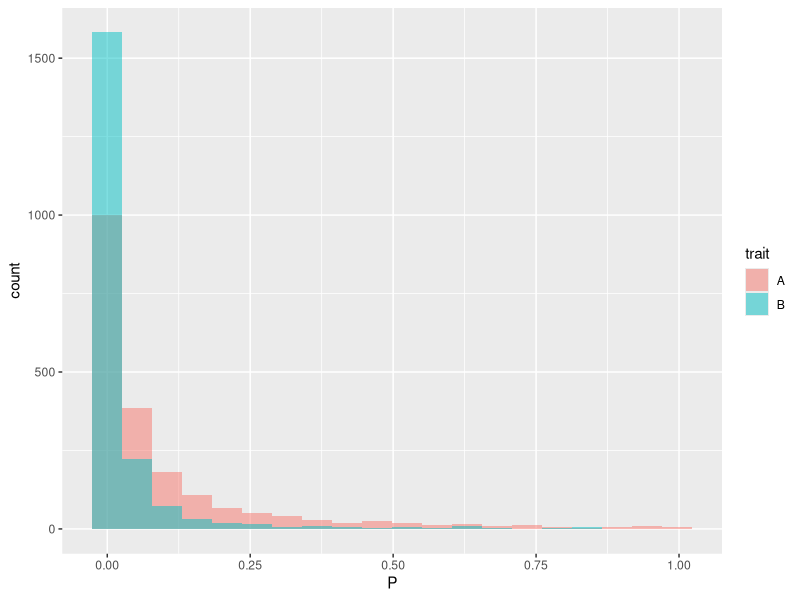

Reproduce this figure in R.
## ---- chunk 1
library(stats)
library(tidyverse)
library(kableExtra)

knitr::opts_chunk$set(echo = TRUE, dev = 'png', message = F, warning = F)
## ---- chunk 2
### Simulated the common E and G
set.seed(100,sample.kind = "Rounding")
N <- 1000
G <- sample(c(0,1,2),size = N, replace = T, prob = c(0.49,0.42,0.09))
E <- rnorm(N,sd = 3)

### Simulate each trait's disease status based on E and G
## A:
beta0 <- -0.5
betaG <- 0.3
betaE <- 0.8

yA <- beta0 + betaG*G + betaE*E + rnorm(N,sd = 3)

## B:
beta0 <- -0.5
betaG <- 0.3
betaE <- 0.1

yB <- beta0 + betaG*G + betaE*E + rnorm(N, sd = 3)

## A:
beta0 <- -0.5
betaG <- 0.3
betaE <- 0.8
### Theoretical Power
mod_A <- lm(yA~G + E)
#### Get the design matrix:
X <- cbind(rep(1,N),mod_A$model[,-1])
### Compute the weight matrix W:
beta <- c(beta0,betaG,betaE)
I <- (1/9)* as.matrix(t(X)) %*% as.matrix(X)
#### Invert to get the true covariance matrix 
V <- solve(I)
### Compute the power function:
delta <- sqrt(1/V[2,2])*(0-beta[2])
alpha <- 0.05
Power_A <- 1- pnorm(delta - qnorm(alpha/2)) + pnorm(delta + qnorm(alpha/2))
Power_A

## B:
beta0 <- -0.5
betaG <- 0.3
betaE <- 0.1

### Theoretical Power
mod_B <- lm(yB~G + E)
#### Get the design matrix:
X <- cbind(rep(1,N),mod_B$model[,-1])
### Compute the weight matrix W:
beta <- c(beta0,betaG,betaE)
I <- (1/9)* as.matrix(t(X)) %*% as.matrix(X)
#### Invert to get the true covariance matrix 
V <- solve(I)
### Compute the power function:
delta <- sqrt(1/V[2,2])*(0-beta[2])
alpha <- 0.05
Power_B <- 1- pnorm(delta - qnorm(alpha/2)) + pnorm(delta + qnorm(alpha/2))
Power_B
## ---- chunk 3
set.seed(12345,sample.kind = "Rounding")
## A:
beta0 <- -0.5
betaG <- 0.3
betaE <- 0.8
p1 <- c()
for (i in 1:2000) {
  yA <- beta0 + betaG*G + betaE*E + rnorm(N, sd = 3)
  mod <- lm(yA~E+G)
  p1[i] <- summary(mod)$coefficient[3,4]
}
emp_power <- mean(p1 <= alpha)
emp_power


## B:
beta0 <- -0.5
betaG <- 0.3
betaE <- 0.1
p2 <- c()
for (i in 1:2000) {
  yB <- beta0 + betaG*G + betaE*E + rnorm(N, sd = 3)
  mod <- lm(yB~E+G)
  p2[i] <- summary(mod)$coefficient[3,4]
}
emp_power <- mean(p2 <= alpha)
emp_power
## ---- chunk 4
### Simulated the common E and G
set.seed(100,sample.kind = "Rounding")
N <- 1000
G <- sample(c(0,1,2),size = N, replace = T, prob = c(0.49,0.42,0.09))
E <- rnorm(N,sd = 3)


### Simulate each trait's disease status based on E and G
## A:
beta0 <- -0.5
betaG <- 0.3
betaE <- 0.8
ylat_A <- beta0 + betaG*G + betaE*E + rlogis(N)
y_A <- ifelse(ylat_A >=0, 1, 0)

## B:
beta0 <- -0.5
betaG <- 0.3
betaE <- 0.1
ylat_B <- beta0 + betaG*G + betaE*E + rlogis(N)
y_B <- ifelse(ylat_B >=0, 1, 0)



### Case control counts across traits:
t <- rbind(table(y_A),table(y_B)) %>% as_tibble()
rownames(t) <- c("A","B")
kableExtra::kable(t, caption = "Case Control Counts across traits") %>%
  kable_styling(latex_options = "HOLD_position", font_size = 10) 



### Case control ratio across genotypes:
t <- cbind(c(y_A,y_B),c(G,G)) %>% as_tibble()
colnames(t) <- c("Y","G")
t <- t %>% group_by(G) %>% summarise(ratio = sum(Y)/n())
kableExtra::kable(t, caption = "Case Control Ratio across genotypes") %>%
  kable_styling(latex_options = "HOLD_position", font_size = 10) 

## ---- chunk 5
## A:
mod_A <- glm(y_A~G + E, family = binomial(link = "logit"))
kableExtra::kable(summary(mod_A)$coefficients, caption = "Fitted Model for Trait A") %>%
  kable_styling(latex_options = "HOLD_position", font_size = 10) 
## B:
mod_B <- glm(y_B~ G + E, family = binomial(link = "logit"))
kableExtra::kable(summary(mod_B)$coefficients, caption = "Fitted Model for Trait B") %>%
  kable_styling(latex_options = "HOLD_position", font_size = 10) 
## ---- chunk 6
## A:
beta0 <- -0.5
betaG <- 0.3
betaE <- 0.8
### Theoretical Power
mod_A <- glm(y_A~G + E, family = binomial(link = "logit"))
#### Get the design matrix:
X <- cbind(rep(1,N),mod_A$model[,-1])
### Compute the weight matrix W:
beta <- c(beta0,betaG,betaE)
#beta <- as.numeric(mod_A$coefficients)
w <- c()
for (i in 1:N) {
  si <- as.numeric(as.numeric(X[i,]) %*% beta)
  w[i] <- dlogis(si)
}
I <- as.matrix(t(X)) %*% diag(w,nrow = N,ncol = N) %*% as.matrix(X)
#### Invert to get the true covariance matrix 
V <- solve(I)
### Compute the power function:
delta <- sqrt(1/V[2,2])*(0-beta[2])
alpha <- 0.05
Power_A <- 1- pnorm(delta - qnorm(alpha/2)) + pnorm(delta + qnorm(alpha/2))
Power_A


## B:
beta0 <- -0.5
betaG <- 0.3
betaE <- 0.1
### Theoretical Power
mod_B <- glm(y_B~ G + E, family = binomial(link = "logit"))
#### Get the design matrix:
X <- cbind(rep(1,N),mod_B$model[,-1])
### Compute the weight matrix W:
beta <- c(beta0,betaG,betaE)
#beta <- as.numeric(mod_B$coefficients)
w <- c()
for (i in 1:N) {
  si <- as.numeric(as.numeric(X[i,]) %*% beta)
  w[i] <- dlogis(si)
}
I <- as.matrix(t(X)) %*% diag(w,nrow = N,ncol = N) %*% as.matrix(X)
#### Invert to get the true covariance matrix 
V <- solve(I)
### Compute the power function:
delta <- sqrt(1/V[2,2])*(0-beta[2])
alpha <- 0.05
Power_B <- 1- pnorm(delta - qnorm(alpha/2)) + pnorm(delta + qnorm(alpha/2))
Power_B
## ---- chunk 7
set.seed(100,sample.kind = "Rounding")
## A:
beta0 <- -0.5
betaG <- 0.3
betaE <- 0.8
p1 <- c()
for (i in 1:2000) {
  ylat_A <- beta0 + betaG*G + betaE*E + rlogis(N)
  y_A_rep <- ifelse(ylat_A >=0, 1, 0)
  mod <- glm(y_A_rep~E+G, family = binomial(link = "logit"))
  p1[i] <- summary(mod)$coefficient[3,4]
}
emp_power <- mean(p1 <= alpha)
emp_power

## B:
beta0 <- -0.5
betaG <- 0.3
betaE <- 0.1
p2 <- c()
for (i in 1:2000) {
  ylat_B <- beta0 + betaG*G + betaE*E + rlogis(N)
  y_B_rep <- ifelse(ylat_B >=0, 1, 0)
  mod <- glm(y_B_rep~E+G, family = binomial(link = "logit"))
  p2[i] <- summary(mod)$coefficient[3,4]
}
emp_power <- mean(p2 <= alpha)
emp_power
## ---- chunk 8
### Comparison:
pcomp <- tibble(P = c(p1,p2), trait = c(rep("A",2000),rep("B",2000)))
pcomp %>% ggplot(aes(x = P, fill = trait)) + geom_histogram(bins = 20, alpha=0.5, position="identity")
